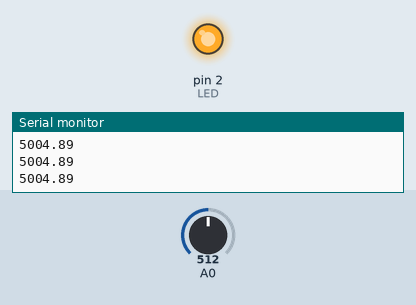
This sketch was run on a simulated Arduino Uno, built with avr-gcc and run on an emulated ATmega328P. Parts: output pins drawn as LEDs (lit = HIGH), the last lines printed to the serial monitor. The inputs (shaded band) are chosen by the test bench; at power-on: A0 = 512.

Above: at 1.2 s.
1.3 s: A0 set to 423
2.8 s: A0 set to 393
At 3.5 s:
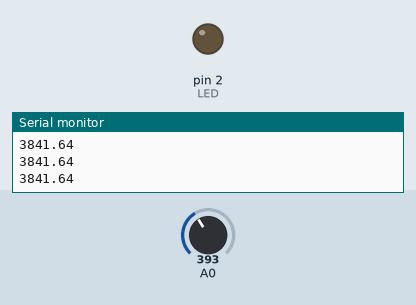
4.3 s: A0 set to 511
At 4.6 s:
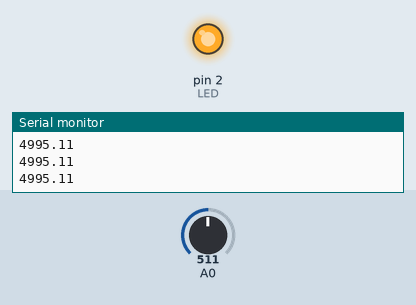
5.8 s: A0 set to 306
At 6.8 s:
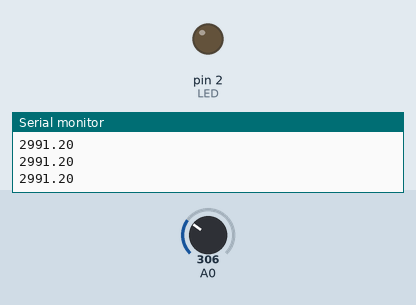
Timing chart, 0 to 8.3 s (numbered marks = the images above; inputs shaded):
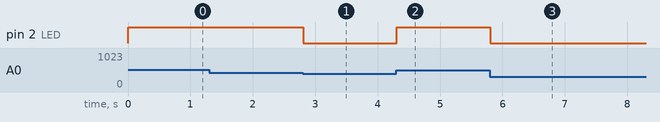

The sketch:

EE180act_1_Arduino_IDE.ino
```cpp
/*Assignment in ee180
  Created: 23 Sep 2016 4:43;51
  Author: Makoy
 Char HAHAHAHAHA    */


int potentio = 0;
int val = 0;
int LED = 2;

void setup()
{
  Serial.begin (9600);
  pinMode( LED, OUTPUT);
}

void loop()
{
  val = analogRead(0);
  float resistance = val * (10000.0/1023.0);
  if (resistance >= 4000.0 && resistance <= 7000.0)
 {
  digitalWrite(LED,HIGH);
 }
 else
 {
   digitalWrite(LED,LOW);
 }
  Serial.println(resistance);
}
```

Measured:
- the behaviour switches between 410 and 409 on A0 (found by bisection; images 0 and 1)
- after the input at 2.8 s, pin 2 (LED): HIGH → LOW at once
- after the input at 4.3 s, pin 2 (LED): LOW → HIGH at once
- after the input at 5.8 s, pin 2 (LED): HIGH → LOW at once
